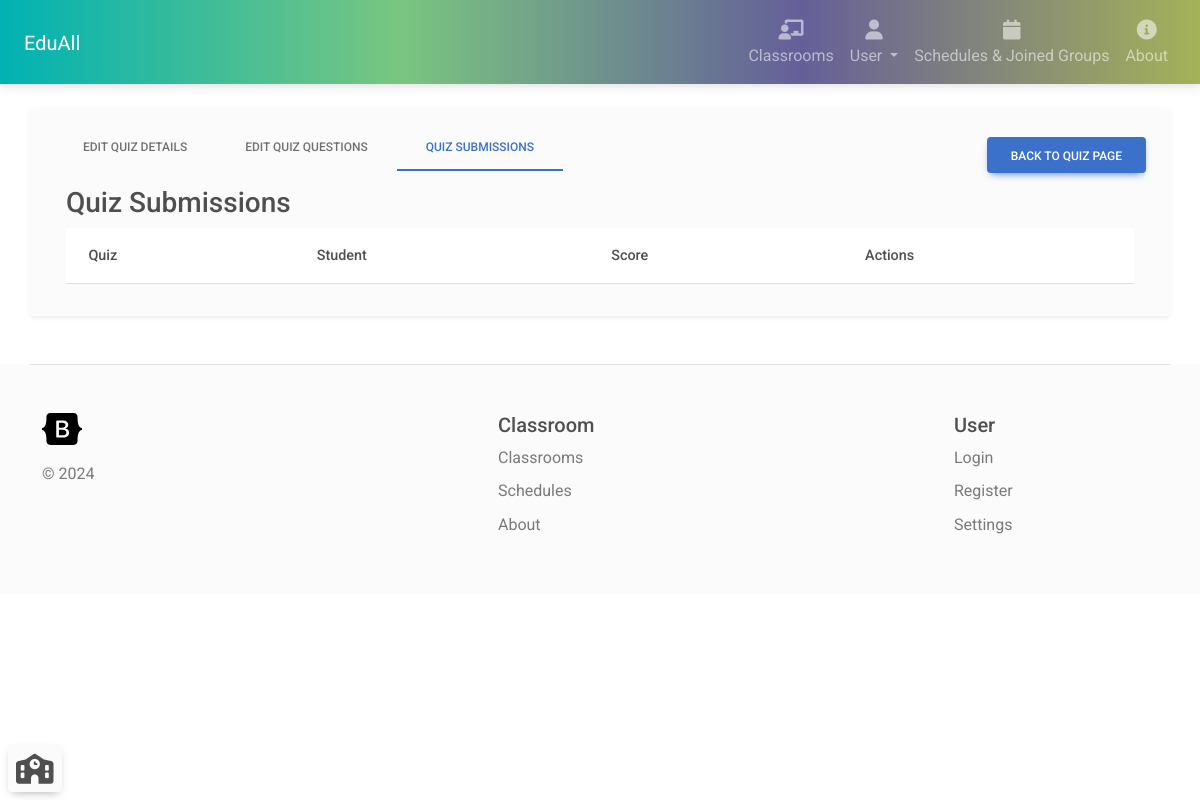
/classroom/quiz/2/answers (signed in), run on an earlier commit of the app's database.
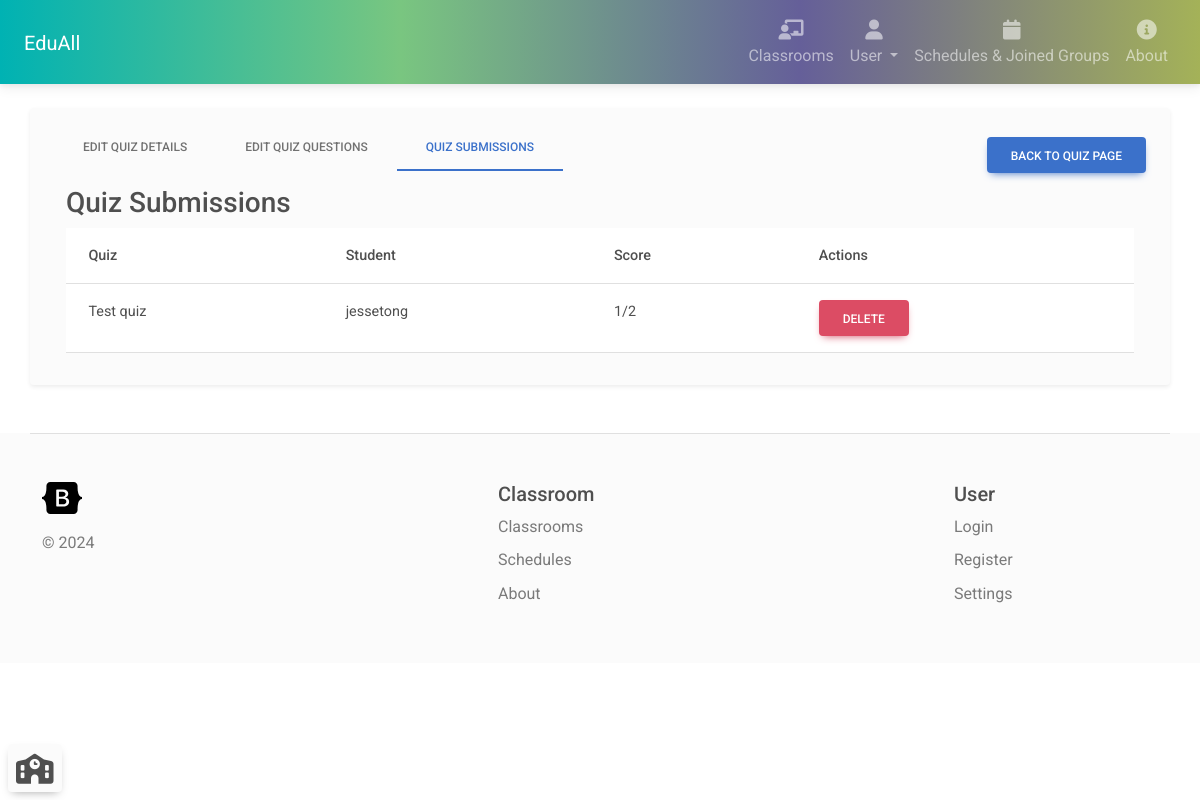
And on a later commit of the database.
### classroom_manager/models.py (models this page shows, shortened)
class QuizSubmission(models.Model):
    student = models.ForeignKey(User, on_delete=models.CASCADE)
    quiz = models.ForeignKey(Quiz, on_delete=models.CASCADE)
    submissionDate = models.DateTimeField(auto_now_add=True)
    correctCount = models.IntegerField(default=0)

class Quiz(models.Model):
    title = models.CharField(max_length=200)
    description = models.CharField(max_length=3000)
    classroom = models.ForeignKey(Classroom, on_delete=models.CASCADE)
    timeLimit = models.IntegerField(null=True)
    deadline = models.DateTimeField(null=True)

### classroom_manager/views.py (the view)
# urls.py: path('classroom/quiz/<int:quizId>/answers', views.studentQuizSubmissions, name="student_quiz_submissions"),
@login_required(login_url='login')
def studentQuizSubmissions(request: HttpRequest, quizId: int):
    if request.method == 'GET':
        quiz = Quiz.objects.filter(id=quizId).first()
        if quiz == None:
            return render(request, '404page.html')
        if not isTeacher(request.user.id, quiz.classroom.id):
            return render(request, '403page.html')
        quizQuestionCount = QuizQuestion.objects.filter(quiz=quiz).count()
        submissions = QuizSubmission.objects.filter(quiz=quiz).all()
        context = {'quiz': quiz, 'submissions': submissions, 'questionCount': quizQuestionCount}
        return render(request, 'quiz_submissions.html', context)
    else:
        return render(request, '404page.html')

### classroom_manager/context_processor.py (called while the page is built)
def configuration_processor(request):
    siteName = Configuration.objects.filter(key='siteName').first()
    siteDescription = Configuration.objects.filter(key='siteDescription').first()
    if siteName is None:
        siteName = 'EduAll'
    else:
        siteName = siteName.value
    if siteDescription is None:
        siteDescription = 'EduAll is a platform for managing classrooms and learning groups.'
    else:
        siteDescription = siteDescription.value
    return {'siteName': siteName, 'siteDescription': siteDescription}

### classroom_manager/views.py (called while the page is built)
def isTeacher(userId, classroomId):
    user = User.objects.filter(id=userId).first()
    classroom = Classroom.objects.filter(id=classroomId, teachers__id__contains=userId).first()
    if user == None or classroom == None:
        return False
    return True

### classroom_manager/templates/quiz_submissions.html (shortened to what this page needs)
{% extends 'navbar.html' %}
{% block content %}
<div class="d-flex justify-content-between align-items-center">
    <ul class="nav nav-tabs mb-3" id="ex1" role="tablist">
        <li class="nav-item" role="presentation">
        <a
            data-mdb-tab-init
            class="nav-link"
            id="edit-quiz-details-tab-control"
            href="{% url 'quiz_edit' quiz.id %}"
            role="tab"
            aria-controls="edit-quiz-details-tab"
            aria-selected="true" on-click="quizDetailsTabClicked"
            >Edit quiz details</a>
        </li>
        <li class="nav-item" role="presentation">
        <a data-mdb-tab-init class="nav-link"
            id="question-edit-tab-control"
            href="{% url 'quiz_question_edit' quiz.id %}"
            role="tab"
            aria-controls="question-edit-tab" on-click="questionEditTabClicked"
            aria-selected="false" >Edit quiz questions</a>
        </li>
        <li class="nav-item" role="presentation">
            <a data-mdb-tab-init class="nav-link active bg-light"
            id="quiz-submission-tab-control"
            href="#quiz-submission-tab"
            role="tab"
            aria-controls="quiz-submission-tab" on-click="questionEditTabClicked"
            aria-selected="false" >Quiz submissions</a>
        </li>
    </ul>
    <a href="{% url 'quiz_page' quiz.classroom.id %}" class="btn btn-primary">Back to quiz page</a>
</div>
<div class="tab-content" id="ex1-content">
    <div class="tab-pane fade show active" id="quiz-submission-tab" role="tabpanel" aria-labelledby="quiz-submission-tab-control" >
        <div class="container">
            <h3>Quiz Submissions</h3>
            <table class="table">
                <thead>
                    <tr>
                        <th>Quiz</th>
                        <th>Student</th>
                        <th>Score</th>
                        <th>Actions</th>
                    </tr>
                </thead>
                <tbody>
                    {% for submission in submissions %}
                        <tr>
                            <td>{{ submission.quiz.title }}</td>
                            <td>{{ submission.student.username }}</td>
                            <td>{{ submission.correctCount }}/{{ questionCount }}</td>
                            <td>
                                <form action="{% url 'delete_quiz_answer' submission.id %}" method="POST">
                                    <button type="submit" class="btn btn-danger">Delete</button>
                                </form>
                            </td>
                        </tr>
                    {% endfor %}
                </tbody>
            </table>
        </div>
    </div>
</div>
{% endblock %}

### classroom_manager/templates/navbar.html (shortened to what this page needs)
{% extends 'layout.html' %}
{% block main %}
<div class="container bg-light shadow-sm py-2 rounded-2 mt-4 px-4 py-3 mb-5">
    {% if request.user.is_authenticated %}
    <button class="navbar-toggler position-fixed bg-light bottom-0 start-0 btn ms-2 mb-2 px-2"  data-bs-toggle="offcanvas" data-bs-target="#offcanvas" role="button" title="Toggle sidebar" aria-controls="navbarNav" aria-expanded="false" aria-label="Toggle sidebar">
        <i class="fa-solid fa-school" data-bs-toggle="offcanvas" data-bs-target="#offcanvas" style="font-size: 30px"></i>
    </button>
    {% endif %}
    {% block content %}
    {% endblock %}
</div>
{% endblock %}

### classroom_manager/templates/layout.html (shortened to what this page needs)
<!DOCTYPE html>
<html>
<head>
    <link rel="stylesheet" href="https://cdn.jsdelivr.net/npm/bootstrap-icons@1.11.3/font/bootstrap-icons.min.css">
    <link rel="stylesheet" href="https://cdn.jsdelivr.net/npm/bootstrap@5.3.0/dist/css/bootstrap.min.css">
    <link href="https://cdnjs.cloudflare.com/ajax/libs/font-awesome/6.0.0/css/all.min.css" rel="stylesheet" />
    <link rel="stylesheet" href="https://cdn.lineicons.com/4.0/lineicons.css" />
    <link href="https://cdn.jsdelivr.net/gh/kartik-v/bootstrap-fileinput@5.5.4/css/fileinput.min.css" media="all" rel="stylesheet" type="text/css" />
    {% load static %}
    <link rel="stylesheet" href="{% static 'css/tiny_slider.css' %}" />
    <link href="{% static 'mdb5-free-standard/css/mdb.min.css' %}" rel="stylesheet" type="text/css"/>
    <link href="{% static 'calendar.css' %}" rel="stylesheet" type="text/css"/>
    <link href="{% static 'css/style.css' %}" rel="stylesheet" type="text/css"/>
</head>
<body style="background: url({% static 'background.jpg' %}); background-size: 100% 100%">
    <nav class="navbar navbar-dark navbar-expand-lg px-4" style="background-image: linear-gradient(90deg, #00b2b3, #79c680, #655f99, #a4b258)">
        <a class="navbar-brand" href="/">EduAll</a>
        <div class="collapse navbar-collapse" id="navbarNav">
            <ul class="navbar-nav  ms-auto">
                <li class="nav-item">
                    <a class="nav-link text-center" href="/classroom">
                        <div>
                            <i class="fas fa-chalkboard-user fa-lg mb-1"></i>
                        </div>
                        Classrooms
                    </a>
                </li>
                <li class="nav-item dropdown">
                    <a class="nav-link dropdown-toggle text-center" href="#" id="userDropdown" role="button" data-bs-toggle="dropdown" aria-expanded="false">
                        <div>
                            <i class="fas fa-user fa-lg mb-1"></i>
                        </div>
                        User
                    </a>
                </li>
                <li class="nav-item">
                    <a class="nav-link text-center" href="{% url 'all_task_schedules' %}">
                        <div>
                            <i class="fas fa-calendar fa-lg mb-1"></i>
                        </div>
                        Schedules & Joined Groups
                    </a>
                </li>
                <li class="nav-item">
                    <a class="nav-link text-center" href="/about">
                        <div>
                            <i class="fas fa-circle-info fa-lg mb-1"></i>
                        </div>
                        About
                    </a>
                </li>
            </ul>
        </div>
    </nav>
    {% block main %}
    {% endblock %}
    <div class="bg-light">
        <div class="container">
            <footer class="row row-cols-5 py-5 mb-0 border-top">
                <div class="col">
                    <a href="/" class="d-flex align-items-center mb-3 link-dark text-decoration-none">
                    </a>
                    <p class="text-muted">© 2024</p>
                </div>
                <div class="col">
                </div>
                <div class="col">
                    <h5>Classroom</h5>
                    <ul class="nav flex-column">
                        <li class="nav-item mb-2"><a href="{% url 'classroom_list' %}" class="nav-link p-0 text-muted">Classrooms</a></li>
                        <li class="nav-item mb-2"><a href="{% url 'all_task_schedules' %}" class="nav-link p-0 text-muted">Schedules</a></li>
                        <li class="nav-item mb-2"><a href="/about" class="nav-link p-0 text-muted">About</a></li>
                    </ul>
                </div>
                <div class="col">
                </div>
                <div class="col">
                    <h5>User</h5>
                    <ul class="nav flex-column">
                        <li class="nav-item mb-2"><a href="/login" class="nav-link p-0 text-muted">Login</a></li>
                        <li class="nav-item mb-2"><a href="/register" class="nav-link p-0 text-muted">Register</a></li>
                        <li class="nav-item mb-2"><a href="/settings" class="nav-link p-0 text-muted">Settings</a></li>
                    </ul>
                </div>
            </footer>
        </div>
    </div>
</body>
</html>

### classroom_manager/static/css/variables.css (style rules this page uses)
:root { --primary: #155bd5; --primary-dark: #1c3ab6; --primary-light: #e2f1ff; --accent: #00d4d7; --accent-dark: #00bac1; --accent-light: #dff9f8; --success: #13d527; --success-dark: #00ae11; --success-light: #eafbe7; --secondary: #8f15d5; --secondary-dark: #6013c7; --secondary-light: #f4e5fa; --info: #15b2d5; --info-dark: #0f8ca8; --info-light: #e0f5fa; --caution: #dbbb25; --caution-dark: #d58f15; --caution-light: #fbf9e4; --error: #e6185e; --error-dark: #bf1257; --error-light: #fce4eb; --black: #1d1d1d; --dark-1: #2d2d2d; --dark-2: #4d4d4d; --dark-3: #6d6d6d; --gray-1: #8d8d8d; --gray-2: #adadad; --gray-3: #cdcdcd; --gray-4: #e0e0e0; --light-1: #efefef; --light-2: #f5f5f5; --light-3: #fafafa; --white: #ffffff; --gradient-1: linear-gradient(180deg, #155bd5 0%, #1c3ab6 100%); --gradient-2: linear-gradient(180deg, #155bd5 13.02%, #00d4d7 85.42%); --gradient-3: linear-gradient(180deg, #155bd5 0%, #8f15d5 100%); --gradient-4: linear-gradient(180deg, #155bd5 0%, #13d527 100%); --gradient-5: linear-gradient(180deg, #155bd5 0%, #15bbd5 100%); --gradient-6: linear-gradient(180deg, #155bd5 0%, #dbbb25 100%); --gradient-7: linear-gradient(180deg, #155bd5 0%, #e6185e 100%); --gradient-8: linear-gradient(180deg, #1c3ab6 0%, #00bac1 100%); --gradient-9: linear-gradient(180deg, #00d4d7 13.02%, #155bd5 85.42%); --shadow-1: 0px 0px 1px rgba(40, 41, 61, 0.08), 0px 0.5px 2px rgba(96, 97, 112, 0.16); --shadow-2: 0px 0px 1px rgba(40, 41, 61, 0.04), 0px 2px 4px rgba(96, 97, 112, 0.16); --shadow-3: 0px 0px 2px rgba(40, 41, 61, 0.04), 0px 4px 8px rgba(96, 97, 112, 0.16); --shadow-4: 0px 2px 4px rgba(40, 41, 61, 0.04), 0px 8px 16px rgba(96, 97, 112, 0.16); --shadow-5: 0px 2px 8px rgba(40, 41, 61, 0.04), 0px 16px 24px rgba(96, 97, 112, 0.16); --shadow-6: 0px 2px 8px rgba(40, 41, 61, 0.08), 0px 20px 32px rgba(96, 97, 112, 0.24); }

What changed in the data, as far as the page shows it:
added QuizSubmission: quiz "Test quiz", student.username "jessetong", correctCount "1", quiz "2"
